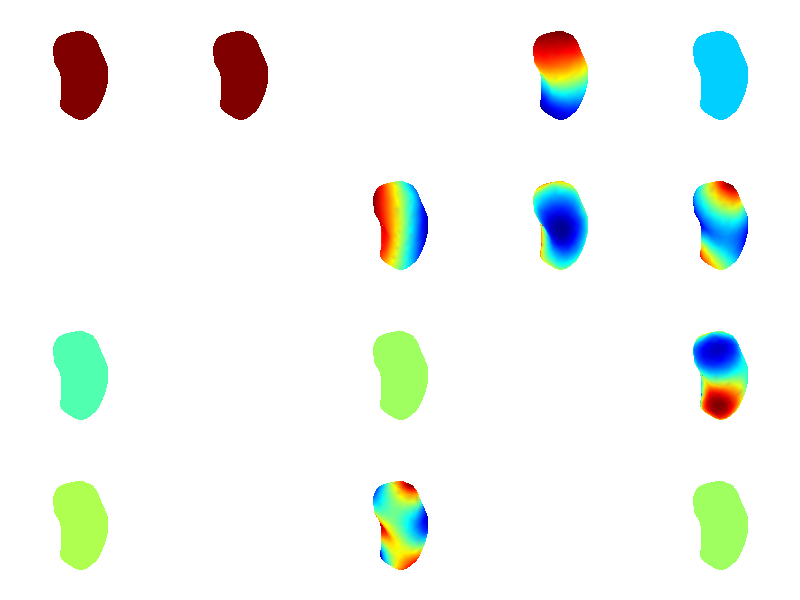
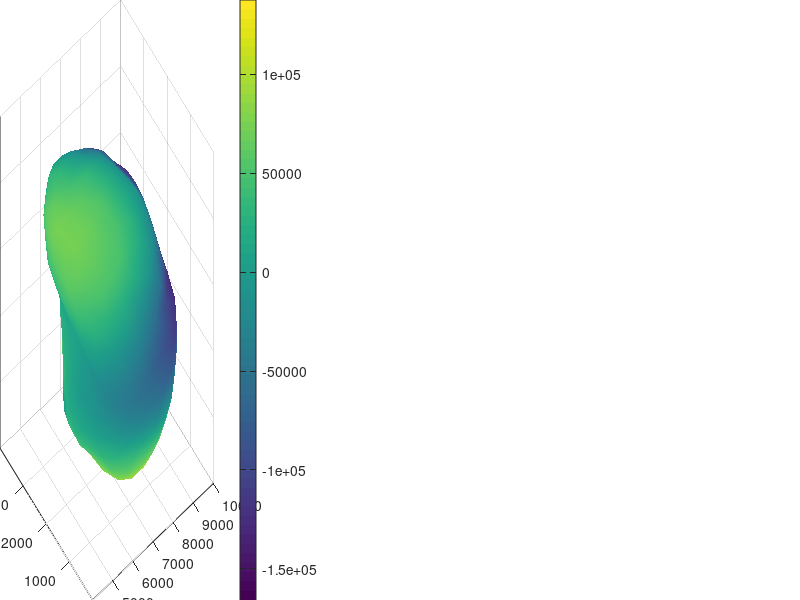

These charts were generated, in order, by the following MATLAB code: (Note: this script raises an error after producing the figures.)
close all; clear all; clc

%% load data

load data.mat
scale = 1e6;
maxDisp = 0.02; % max displacement
nMode = 20; % number of eigen force fields
nForceField = 1000; % number of eigen force fields.

[eigV, eigD] = eigs(laplacianMatrixI, nMode, 'sm'); % Shape's Laplacian -> shape's curvature info -> intrinsic. 

%% show eigen forces

nFigRow = 4;
nFigCol = 5;

figure
for i = 1 : size(eigV, 2)
    
    left = (i - 1) / nFigCol - floor((i - 1) / nFigCol);
    bottom = 1 - (floor((i - 1) / nFigCol) + 1) / nFigRow;
    positionVector = [left, bottom, 1 / nFigCol, 1 / nFigRow];
    subplot('Position', positionVector);
    
    color = zeros(nNodeI, 1);
    color(idxSurfI) = eigV(:, i);
    
    trisurf(FaceI, NodeI(:, 1), NodeI(:, 2), NodeI(:, 3), color, 'FaceColor', 'interp', 'EdgeColor', 'none');
    colormap jet
    axis equal off
    
end

%% create force field

weight = 2 * rand(nMode, 3 * nForceField) - 1; % x, y, z force fields. 
ForceField = eigV * weight * scale; % Force field reconstruction (not complete). 

% Set the force on inner surface to zero. 
for i = 1 : size(ForceField,1)
    for j = 1 : nFaceI
        temp = find(faces(j,2:end) == i);
        
        if size(temp, 2) == 0
            continue;
        else
            if faces(j, 1) ~= 1
                ForceField(i,:) = 0;
            else
                continue;
            end
        end
    end
end


ForceField3 = zeros(3 * nSurfI, nForceField);
for i = 1 : nForceField
    ForceField3(:, i) = reshape(ForceField(:, 3 * i - 2 : 3 * i)', [], 1); % vector. 760*3 x 1. Concatenate to the order xyzxyz...
end

%% show example force fields (xyzxyz...)

nFigRow = 1;
nFigCol = 3;

figure
for i = 1 : 3
    
    left = (i - 1) / nFigCol - floor((i - 1) / nFigCol);
    bottom = 1 - (floor((i - 1) / nFigCol) + 1) / nFigRow;
    positionVector = [left, bottom, 1 / nFigCol, 1 / nFigRow];
    subplot('Position', positionVector);
    
    color = zeros(nNodeI, 1);
    color(idxSurfI) = ForceField(:, i);
    
    trisurf(FaceI, NodeI(:, 1), NodeI(:, 2), NodeI(:, 3), color, 'FaceColor', 'interp', 'EdgeColor', 'none');
    
    c = colorbar;
    c.Label.String = 'Pa';
    
    colormap jet
    caxis([min(min(ForceField(:, 1:3))), max(max(ForceField(:, 1:3)))]);
    axis equal off
    
end

%% show fixed nodes

idxFix = [518 679 745]'; % FIx on inner surface. 

figure
hold on
plot3(NodeI(:, 1), NodeI(:, 2), NodeI(:, 3), 'b.');
camlight;
plot3(NodeI(idxFix,1), NodeI(idxFix,2), NodeI(idxFix,3),'r*');
axis equal

%% expand mass matrix and laplacian matrix to 3 dimension

massMatrixI3 = zeros(3 * nSurfI);
laplacianMatrixI3 = zeros(3 * nSurfI);
for i = 1 : 3  
    idxI3 = i : 3 : 3 * nSurfI;
    massMatrixI3(idxI3, idxI3) = massMatrixI;
    laplacianMatrixI3(idxI3, idxI3) = laplacianMatrixI;
end


%% create benchmark deformation using linear FEM

idxSurfI3 = reshape([idxSurfI * 3 - 2, idxSurfI * 3 - 1, idxSurfI * 3 - 0]', [], 1);
idxFix3 = reshape([idxFix * 3 - 2, idxFix * 3 - 1, idxFix * 3 - 0]', [], 1);
idxNonFix3 = 1 : size(KI, 1);
idxNonFix3(idxFix3) = [];
idxI = unique(FaceI(:));
idxI3 = reshape([idxI' * 3 - 2, idxI' * 3 - 1, idxI' * 3 - 0]', [], 1);

% force vector and stiffness matrix for solving
FIS = zeros(size(KI, 1), nForceField);
FIS(idxSurfI3, :) = massMatrixI3 * ForceField3; % Complete force field reconstruction. 
FIS(idxFix3, :) = [];

KIS = full(KI);
KIS(idxFix3, :) = [];
KIS(:, idxFix3) = [];

KIS = sparse(KIS);
XIS= KIS \ FIS; % Forward FEM. 

xI = zeros(size(KI, 1), nForceField);
xI(idxNonFix3, :) = XIS;

FI = KI * xI;

%% rescale the forcefield such that the max surface displacement equals to maxDisp

for i = 1:nForceField
    tX = reshape(xI(:, i), 3, [])';
    nodeDisp2 = sum(tX .* tX,  2);
    maxSurfDisp2 = max(nodeDisp2(idxSurfI, :));
    rescale = maxDisp / sqrt(maxSurfDisp2);
    xI(:, i) = xI(:, i) * rescale;
    FI(:, i) = FI(:, i) * rescale;
end

%% visualize benchmark deformations

nFigRow = 3;
nFigCol = 7;

figure
for i = 1 : nFigRow * nFigCol
    
    XIi = reshape(xI(:, i), 3, [])';
    
    left = (i - 1) / nFigCol - floor((i - 1) / nFigCol);
    bottom = 1 - (floor((i - 1) / nFigCol) + 1) / nFigRow;
    positionVector = [left, bottom, 1 / nFigCol, 1 / nFigRow];
    subplot('Position', positionVector);
    
    color = zeros(nNodeI, 1);
    color(idxSurfI) = ForceField(:, i);
    
    trisurf(FaceI, NodeI(:, 1) + XIi(:, 1), NodeI(:, 2) + XIi(:, 2), NodeI(:, 3) + XIi(:, 3), 'FaceColor', 'none', 'EdgeColor', [0 0.7 0]);
    hold on
    trisurf(FaceI, NodeI(:, 1), NodeI(:, 2), NodeI(:, 3),'FaceColor', 'none', 'EdgeColor', [0.25 0.25 1]);
    colormap jet
    axis equal off
    
end

deformation_matrix_block = zeros(size(KI, 1)/3, nForceField, 3);
for i=1:3
    matrix_temp = [];
    for j=i:3:size(KI, 1)
        matrix_temp = [matrix_temp;xI(j,:)];
    end
    deformation_matrix_block(:,:,i) = matrix_temp;
end

clear XIi
%%
benchmark_displacement = rand(15, 1000) .* 20.0;
weights = rand(20, 1000) - 0.5;
save benchmark.mat

